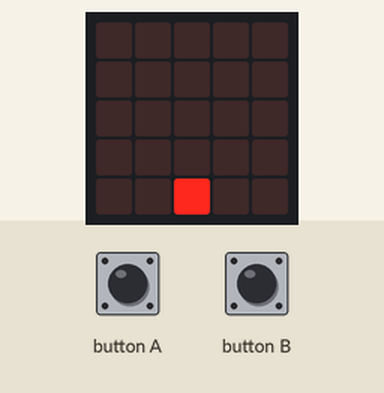
A program run on a simulated BBC micro:bit (MakeCode). Shown: the board's 5×5 LED display. The inputs (shaded band) are chosen by the test bench.

Above: at 1.2 s.
1.3 s: button A pressed for 0.15 s
At 1.9 s:
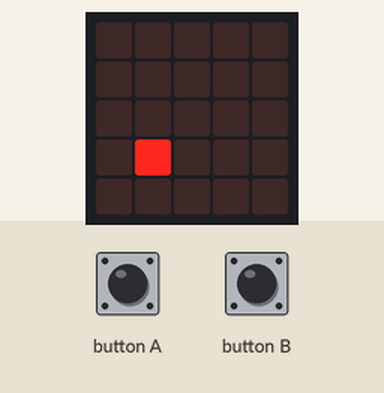
2.0 s: button B pressed for 0.15 s
At 2.36 s:
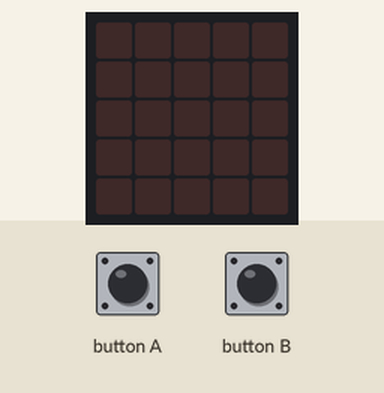
2.7 s: button B pressed for 0.15 s
At 3.33 s:
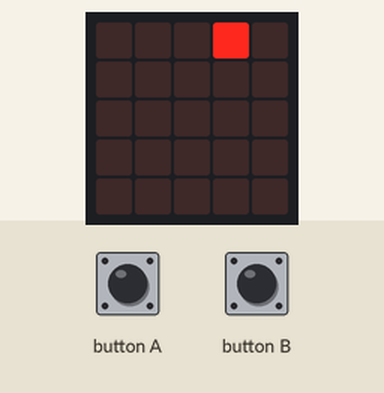
3.4 s: button A pressed for 0.15 s
At 4.0 s:
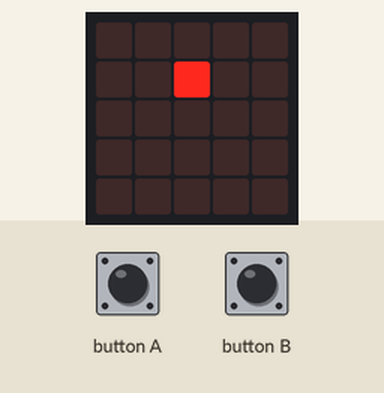
4.1 s: button B pressed for 0.15 s
At 4.45 s:
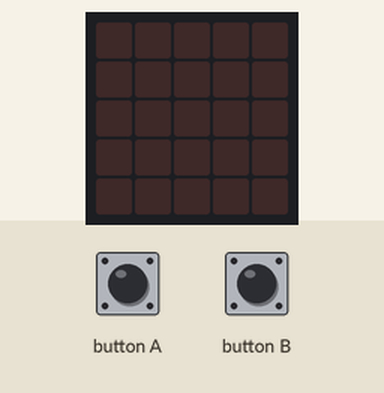
4.8 s: button A pressed for 0.15 s
At 6.1 s:
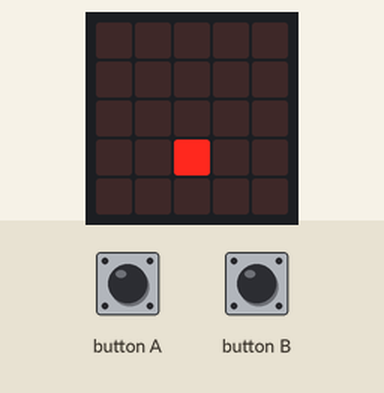
Timing chart, 0 to 7.8 s (numbered marks = the images above; inputs shaded):
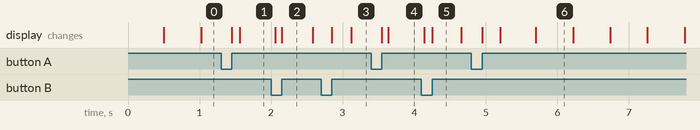

The program:

main.ts
```typescript
input.onButtonPressed(Button.A, function () {
    led.unplot(posX, posY)
    posX += -1
    if (posX < 0) {
        posX = 1
    }
})
input.onButtonPressed(Button.B, function () {
    led.unplot(posX, posY)
    posX += 1
    if (posX > 4) {
        posX = 3
    }
})
let posX = 0
let posY = 0
let Direction_Vertical = 1
posY = 2
posX = 2
led.plot(posX, posY)
basic.forever(function () {
    basic.pause(500)
    led.unplot(posX, posY)
    posY += Direction_Vertical
    if (posY >= 4) {
        Direction_Vertical = -1
    } else if (posY <= 0) {
        Direction_Vertical = 1
    }
    led.plot(posX, posY)
})
```

test.ts
```typescript
// les tests vont ici ; cela ne sera pas compilé si ce paquet est utilisé en tant qu'extension.
```

Measured:
- after the input at 1.3 s, the display: first changes after 0.15 s (image 1 shows a later state)
- after the input at 2.0 s, the display: first differs from a run without the input after 0.15 s (image 2)
- after the input at 2.7 s, the display: first changes after 0.15 s (image 3 shows a later state)
- after the input at 3.4 s, the display: first changes after 0.15 s (image 4 shows a later state)
- after the input at 4.1 s, the display: first differs from a run without the input after 0.15 s (image 5)
- after the input at 4.8 s, the display: first changes after 0.15 s (image 6 shows a later state)
- what the display in image 2 shows lasts 0.4 s, from 2.2 s to 2.6 s
